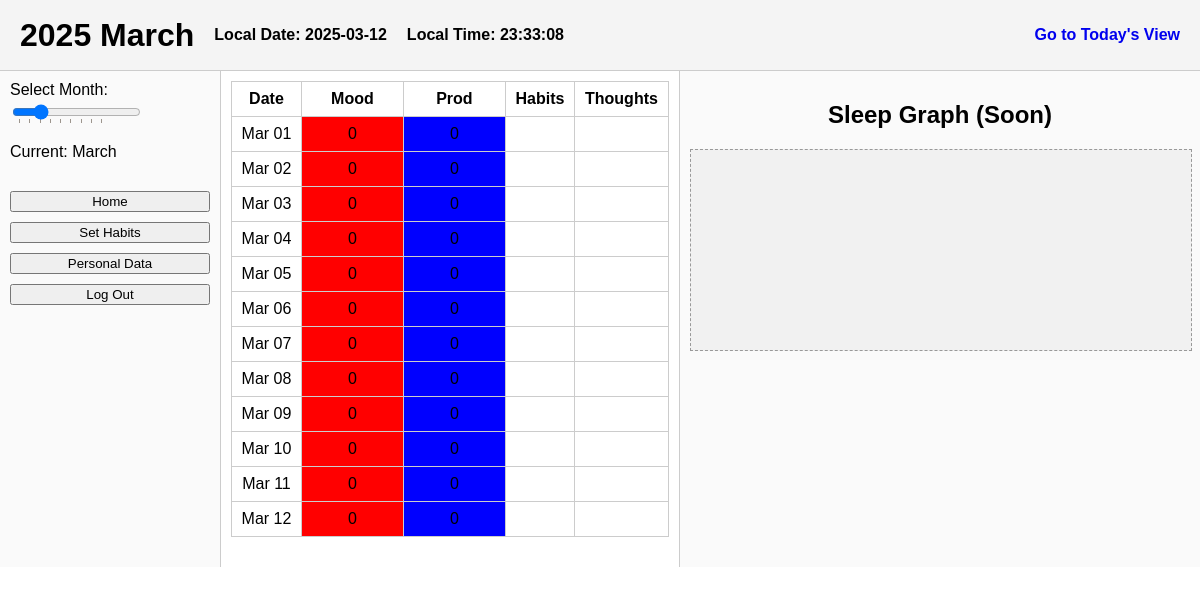
The page /month/2025/3/ (signed in) on the database its author committed.
### mainpage/models.py (models this page shows, shortened)
class DailyData(models.Model):
    user_id = models.IntegerField()
    date = models.DateField()
    mood_rating = models.IntegerField(null=True, blank=True)
    productivity_score = models.IntegerField(null=True, blank=True)
    sleep = models.TextField(null=True, blank=True)
    habits_completed = models.TextField(null=True, blank=True)
    thoughts = models.TextField(null=True, blank=True)
    self_reflection = models.TextField(null=True, blank=True)
    hourly_activity_logging = models.TextField(null=True, blank=True)
    class Meta:
        unique_together = ("user_id", "date")

### mainpage/views.py (the view)
# urls.py: path('month/<int:year>/<int:month>/', month_view, name='month_view'),
@login_required
def month_view(request, year, month):
    daily_logs = DailyData.objects.filter(
        user_id=request.user.id,
        date__year=year,
        date__month=month
    ).order_by('date')
    try:
        monthly_obj = MonthlyHabits.objects.get(
            user_id=request.user.id,
            year=year,
            month=month
        )
    except MonthlyHabits.DoesNotExist:
        monthly_obj = None
    days_data = []
    for log in daily_logs:
        mood_val = log.mood_rating if log.mood_rating is not None else 0
        prod_val = log.productivity_score if log.productivity_score is not None else 0
        mood_val = int(mood_val)
        prod_val = int(prod_val)
        mood_color = interpolate_color(mood_val,  # 0=red, 5=yellow, 10=green
                                       (0, '#ff0000'),   # red
                                       (5, '#ffff00'),   # yellow
                                       (10, '#00ff00'))  # green
        prod_color = interpolate_color(prod_val, # 0=blue, 5=white, 10=pink
                                       (0, '#0000ff'),   # blue
                                       (5, '#ffffff'),   # white
                                       (10, '#ffc0cb'))  # pink
        habits_str = log.habits_completed or ''
        habits_str = habits_str.ljust(10, '0')[:10]
        habit_labels = []
        if monthly_obj:
            habit_labels = [
                monthly_obj.habit_1, monthly_obj.habit_2, monthly_obj.habit_3,
                monthly_obj.habit_4, monthly_obj.habit_5, monthly_obj.habit_6,
                monthly_obj.habit_7, monthly_obj.habit_8, monthly_obj.habit_9,
                monthly_obj.habit_10
            ]
        else:
            habit_labels = [""] * 10
        habit_statuses = []
        for i, hname in enumerate(habit_labels):
            is_complete = (habits_str[i] == '1')
            habit_statuses.append((hname, is_complete))
        days_data.append({
            "date_obj": log.date,
            "mood_val": mood_val,
            "mood_color": mood_color,
            "prod_val": prod_val,
            "prod_color": prod_color,
            "habit_statuses": habit_statuses,
            "thoughts": log.thoughts or "",
            "self_reflection": log.self_reflection or "",
        })
    context = {
        "year": year,
        "month": month,
        "monthly_obj": monthly_obj,
        "days_data": days_data,
    }
    return render(request, 'mainpage/month.html', context)

### mainpage/views.py (called while the page is built)
def interpolate_color(value, low_tuple, mid_tuple, high_tuple):
    lv, lc = low_tuple
    mv, mc = mid_tuple
    hv, hc = high_tuple
    if value <= lv:
        return lc
    elif value >= hv:
        return hc
    elif value <= mv:
        ratio = (value - lv) / (mv - lv)
        return blend_hex_colors(lc, mc, ratio)
    else:
        ratio = (value - mv) / (hv - mv)
        return blend_hex_colors(mc, hc, ratio)

### mainpage/templates/mainpage/month.html (shortened to what this page needs)
{% load static %}
<!DOCTYPE html>
<html lang="en">
<head>
  <link rel="stylesheet" href="{% static 'mainpage/css/monthly.css' %}">
</head>
<body>
  <header class="main-header">
    <div class="header-left">
      <h1 id="currentMonth"
          data-year="{{ year }}"
          data-month="{{ month }}">
      </h1>
      <p id="local-date" style="font-weight:bold;">Date: --</p>
      <p id="local-time" style="font-weight:bold;">Time: --:--:--</p>
    </div>
    <div class="header-right">
      <a id="log-today-link" href="#">Go to Today's View</a>
    </div>
  </header>
  <div class="content-container">
    <nav class="navbar">
      <label for="monthSlider">Select Month:</label>
      <input
        type="range"
        id="monthSlider"
        name="monthSlider"
        min="1"
        max="12"
        step="1"
        value="{{ month }}"
        list="monthTickmarks"
      />
      <p id="sliderMonthLabel">Current: {{ month|add:"0"|slice:"-2" }}</p>
      <div class="menu-buttons">
        <button onclick="window.location.href='{% url 'main_page' %}'">Home</button>
        <button onclick="window.location.href='{% url 'set_habits' %}'">Set Habits</button>
        <button onclick="window.location.href='{% url 'personal_data' %}'">Personal Data</button>
        <button onclick="window.location.href='{% url 'logout' %}'">Log Out</button>
      </div>
    </nav>
    <main class="main-content">
      <table class="days-table">
        <thead>
          <tr>
            <th>Date</th>
            <th>Mood</th>
            <th>Prod</th>
            <th>Habits</th>
            <th>Thoughts</th>
          </tr>
        </thead>
        <tbody>
          {% for d in days_data %}
          <tr>
            <td>{{ d.date_obj|date:"M d" }}</td>
            <td style="background-color: {{ d.mood_color }};">{{ d.mood_val }}</td>
            <td style="background-color: {{ d.prod_color }};">{{ d.prod_val }}</td>
            <td>
            </td>
            <td>{{ d.thoughts|truncatewords:10 }}</td>
          </tr>
          {% endfor %}
        </tbody>
      </table>
    </main>
    <aside class="sleep-graph">
      <h2>Sleep Graph (Soon)</h2>
      <div class="graph-box"></div>
    </aside>
  </div>
</body>
</html>

### mainpage/static/mainpage/css/monthly.css (style rules this page uses)
body { margin: 0; font-family: Arial, sans-serif; }
header { background-color: #f4f4f4; padding: 10px; display: flex; align-items: center; justify-content: space-between; border-bottom: 1px solid #ccc; }
.main-header { display: flex; align-items: center; justify-content: space-between; padding: 10px 20px; position: relative; }
#log-today-link { margin-left: auto; font-weight: bold; text-decoration: none; }
.main-header h1 { margin: 0; }
.header-left { display: flex; align-items: center; gap: 20px; }
.content-container { display: flex; flex-direction: row; }
.navbar { width: 200px; border-right: 1px solid #ccc; padding: 10px; background-color: #fafafa; }
.menu-buttons { margin-top: 30px; }
.menu-buttons button { display: block; margin-bottom: 10px; width: 100%; }
.main-content { flex: 1; overflow-y: auto; padding: 10px; }
.days-table { border-collapse: collapse; width: 100%; margin-bottom: 20px; }
.days-table th, .days-table td { border: 1px solid #ccc; padding: 8px; text-align: center; }
.days-table td:nth-child(2), .days-table td:nth-child(3) { width: 85px; text-align: center; }
.sleep-graph { width: 500px; border-left: 1px solid #ccc; padding: 10px; background-color: #fafafa; text-align: center; }
.sleep-graph .graph-box { width: 100%; height: 200px; background-color: #f1f1f1; margin-top: 10px; border: 1px dashed #999; }

### rows shown on the page
DailyData: date_obj "Mar 01"
DailyData: date_obj "Mar 02"
DailyData: date_obj "Mar 03"
DailyData: date_obj "Mar 04"
DailyData: date_obj "Mar 05"
DailyData: date_obj "Mar 06"
DailyData: date_obj "Mar 07"
DailyData: date_obj "Mar 08"
DailyData: date_obj "Mar 09"
DailyData: date_obj "Mar 10"
DailyData: date_obj "Mar 11"
DailyData: date_obj "Mar 12"

### other values the page prints
{{ d.mood_val }} "0" "0" "0" "0" "0" "0" "0" "0" "0" "0" "0" "0"
{{ d.prod_val }} "0" "0" "0" "0" "0" "0" "0" "0" "0" "0" "0" "0"
